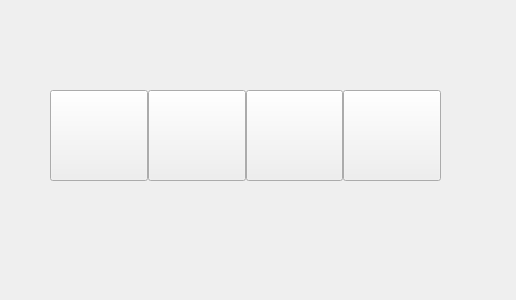
<?xml version="1.0" encoding="UTF-8"?>
<ui version="4.0">
 <class>MainToolBar_MidRight</class>
 <widget class="QWidget" name="MainToolBar_MidRight">
  <property name="geometry">
   <rect>
    <x>0</x>
    <y>0</y>
    <width>516</width>
    <height>300</height>
   </rect>
  </property>
  <property name="windowTitle">
   <string>Form</string>
  </property>
  <widget class="QWidget" name="horizontalLayoutWidget">
   <property name="geometry">
    <rect>
     <x>50</x>
     <y>90</y>
     <width>391</width>
     <height>91</height>
    </rect>
   </property>
   <layout class="QHBoxLayout" name="horizontalLayout">
    <property name="spacing">
     <number>0</number>
    </property>
    <item>
     <widget class="CustomPushButton_1" name="pScreenShots">
      <property name="sizePolicy">
       <sizepolicy hsizetype="Expanding" vsizetype="Expanding">
        <horstretch>0</horstretch>
        <verstretch>0</verstretch>
       </sizepolicy>
      </property>
      <property name="text">
       <string/>
      </property>
     </widget>
    </item>
    <item>
     <widget class="CustomPushButton_1" name="pOCR">
      <property name="sizePolicy">
       <sizepolicy hsizetype="Expanding" vsizetype="Expanding">
        <horstretch>0</horstretch>
        <verstretch>0</verstretch>
       </sizepolicy>
      </property>
      <property name="text">
       <string/>
      </property>
     </widget>
    </item>
    <item>
     <widget class="CustomPushButton_1" name="pTackPhoto">
      <property name="sizePolicy">
       <sizepolicy hsizetype="Expanding" vsizetype="Expanding">
        <horstretch>0</horstretch>
        <verstretch>0</verstretch>
       </sizepolicy>
      </property>
      <property name="text">
       <string/>
      </property>
     </widget>
    </item>
    <item>
     <widget class="CustomPushButton_1" name="pControl">
      <property name="sizePolicy">
       <sizepolicy hsizetype="Expanding" vsizetype="Expanding">
        <horstretch>0</horstretch>
        <verstretch>0</verstretch>
       </sizepolicy>
      </property>
      <property name="text">
       <string/>
      </property>
      <property name="checkable">
       <bool>true</bool>
      </property>
     </widget>
    </item>
   </layout>
  </widget>
 </widget>
 <customwidgets>
  <customwidget>
   <class>CustomPushButton_1</class>
   <extends>QPushButton</extends>
   <header>Custom/PushButton/custompushbutton_1.h</header>
  </customwidget>
 </customwidgets>
 <resources/>
 <connections/>
</ui>
